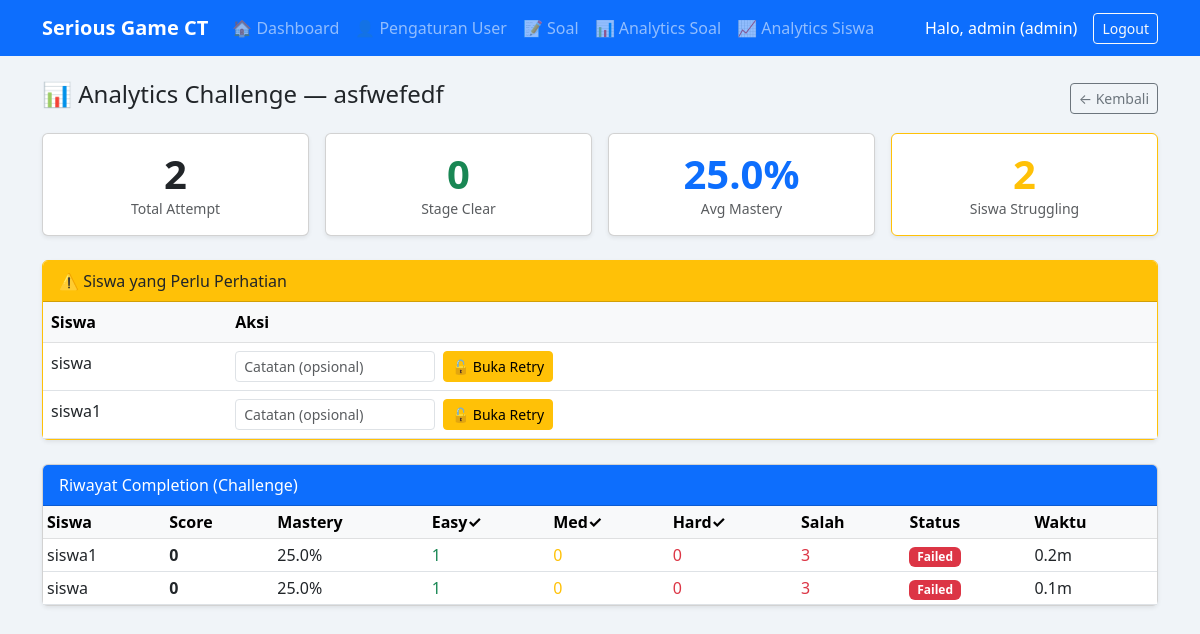
The app's page /guru/analytics/2 (signed in), older data.
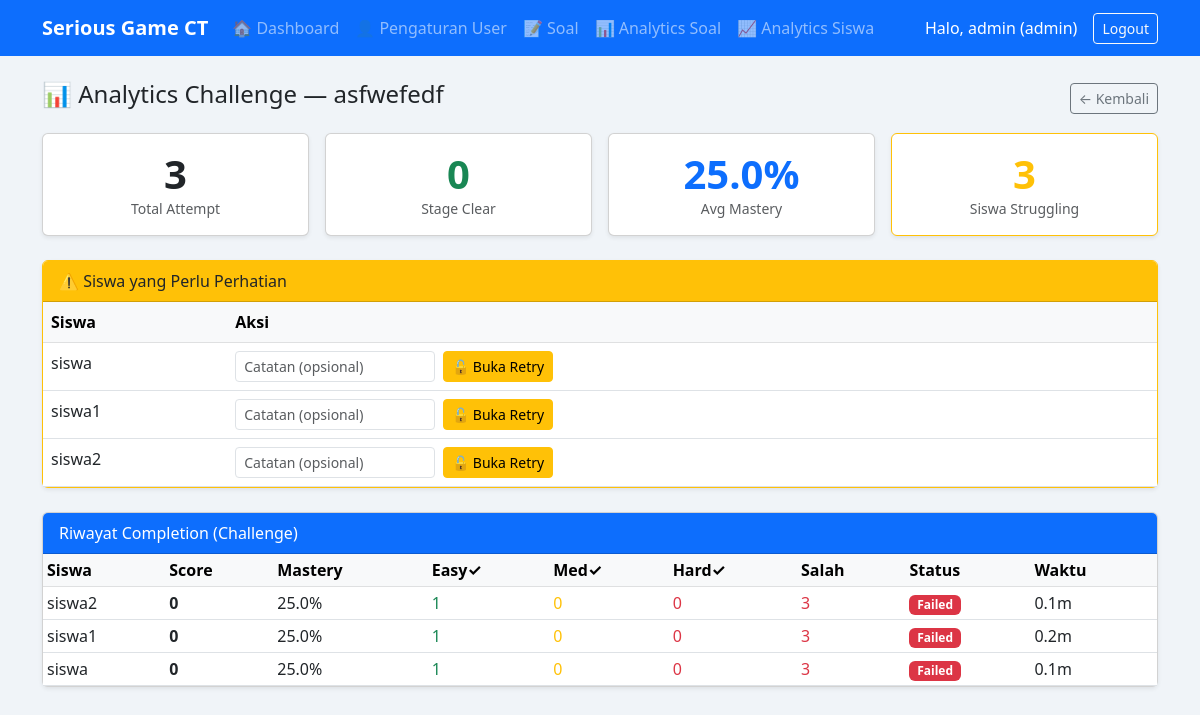
The same page, newer data.
### app/models.py (models this page shows)
class User(db.Model, UserMixin):
    __tablename__ = 'users'
    id           = db.Column(db.Integer, primary_key=True)
    username     = db.Column(db.String(80), unique=True, nullable=False)
    password     = db.Column(db.String(200), nullable=False)
    role         = db.Column(db.Enum(RoleEnum), nullable=False, default=RoleEnum.siswa)
    total_points = db.Column(db.Integer, default=0)

class StageCompletion(db.Model):
    __tablename__ = 'stage_completions'
    id                  = db.Column(db.String(36), primary_key=True, default=_uuid)
    session_id          = db.Column(db.String(36), db.ForeignKey('game_sessions.id'), nullable=False)
    user_id             = db.Column(db.Integer, db.ForeignKey('users.id'), nullable=False)
    stage_id            = db.Column(db.Integer, db.ForeignKey('stages.id'), nullable=False)
    modul_id            = db.Column(db.Integer, db.ForeignKey('moduls.id'), nullable=False)
    mode                = db.Column(db.String(10), nullable=False)
    attempt_number      = db.Column(db.Integer, nullable=False)
    total_answered      = db.Column(db.Integer, nullable=False, default=0)
    correct_easy        = db.Column(db.Integer, nullable=False, default=0)
    correct_medium      = db.Column(db.Integer, nullable=False, default=0)
    correct_hard        = db.Column(db.Integer, nullable=False, default=0)
    wrong_count         = db.Column(db.Integer, nullable=False, default=0)
    accuracy            = db.Column(db.Float, nullable=False, default=0.0)
    mastery_percentage  = db.Column(db.Float, nullable=False, default=0.0)
    final_level_reached = db.Column(db.String(10), nullable=True)
    is_cleared          = db.Column(db.Boolean, nullable=False, default=False)
    nyawa_remaining     = db.Column(db.Integer, nullable=False, default=0)
    total_time_seconds  = db.Column(db.Float, nullable=False, default=0.0)
    score               = db.Column(db.Integer, nullable=False, default=0)
    progression_path    = db.Column(db.Text, default='[]')
    completed_at        = db.Column(db.DateTime, nullable=False, server_default=db.func.now())
    __table_args__ = (db.Index('ix_completion_user_stage_mode', 'user_id', 'stage_id', 'mode'),)
    user  = db.relationship('User',  foreign_keys=[user_id],  lazy=True)
    stage = db.relationship('Stage', foreign_keys=[stage_id], lazy=True)

### app/routes/guru.py (the view)
@guru_bp.route('/analytics/<int:stage_id>')
@login_required
@role_required('guru', 'admin')
def stage_analytics(stage_id):
    stage = Stage.query.get_or_404(stage_id)
    completions = StageCompletion.query.filter_by(
        stage_id=stage_id, mode=MODE_CHALLENGE
    ).order_by(StageCompletion.completed_at.desc()).all()
    from sqlalchemy import func
    q_stats = db.session.query(
        AttemptLog.question_id,
        func.count(AttemptLog.id).label('total'),
        func.sum(AttemptLog.is_correct.cast(db.Integer)).label('correct'),
        AttemptLog.wrong_option_selected
    ).filter_by(stage_id=stage_id, mode=MODE_CHALLENGE)\
     .group_by(AttemptLog.question_id).all()
    struggling = db.session.query(User).join(
        StageCompletion, StageCompletion.user_id == User.id
    ).filter(
        StageCompletion.stage_id == stage_id,
        StageCompletion.mode == MODE_CHALLENGE,
        StageCompletion.is_cleared == False
    ).distinct().all()
    unlocks = ChallengeUnlock.query.filter_by(stage_id=stage_id).all()
    return render_template('guru/analytics.html',
        stage=stage, completions=completions, q_stats=q_stats,
        struggling=struggling, unlocks=unlocks)

### app/models.py (called while the page is built)
@login_manager.user_loader
def load_user(user_id):
    return User.query.get(int(user_id))

### app/utils.py (called while the page is built)
def role_required(*roles):
    def decorator(f):
        @wraps(f)
        def decorated_function(*args, **kwargs):
            if not current_user.is_authenticated:
                if request.is_json:
                    return jsonify({'error': 'Unauthorized'}), 401
                abort(401)
            if current_user.role.value not in roles:
                if request.is_json:
                    return jsonify({'error': 'Forbidden'}), 403
                abort(403)
            return f(*args, **kwargs)
        return decorated_function
    return decorator

### templates/guru/analytics.html (shortened to what this page needs)
{% extends 'base.html' %}
{% block content %}
<div class="d-flex justify-content-between align-items-center mb-3">
  <h4>📊 Analytics Challenge — {{ stage.title }}</h4>
  <a href="{{ url_for('guru.dashboard') }}" class="btn btn-outline-secondary btn-sm">← Kembali</a>
</div>
<div class="row g-3 mb-4">
  <div class="col-md-3">
    <div class="card text-center shadow-sm">
      <div class="card-body">
        <div class="display-6 fw-bold">{{ completions|length }}</div>
        <div class="text-muted small">Total Attempt</div>
      </div>
    </div>
  </div>
  <div class="col-md-3">
    <div class="card text-center shadow-sm">
      <div class="card-body">
        <div class="display-6 fw-bold text-success">{{ completions|selectattr('is_cleared')|list|length }}</div>
        <div class="text-muted small">Stage Clear</div>
      </div>
    </div>
  </div>
  <div class="col-md-3">
    <div class="card text-center shadow-sm">
      <div class="card-body">
        {% set avg_mastery = (completions|map(attribute='mastery_percentage')|list|sum / completions|length)|round(1) if completions else 0 %}
        <div class="display-6 fw-bold text-primary">{{ avg_mastery }}%</div>
        <div class="text-muted small">Avg Mastery</div>
      </div>
    </div>
  </div>
  <div class="col-md-3">
    <div class="card text-center shadow-sm border-warning">
      <div class="card-body">
        <div class="display-6 fw-bold text-warning">{{ struggling|length }}</div>
        <div class="text-muted small">Siswa Struggling</div>
      </div>
    </div>
  </div>
</div>
{% if struggling %}
<div class="card mb-4 shadow-sm border-warning">
  <div class="card-header bg-warning text-dark">⚠️ Siswa yang Perlu Perhatian</div>
  <div class="card-body p-0">
    <table class="table table-hover mb-0">
      <thead class="table-light">
        <tr><th>Siswa</th><th>Aksi</th></tr>
      </thead>
      <tbody>
      {% for s in struggling %}
      <tr>
        <td>{{ s.username }}</td>
        <td>
          <form method="POST" action="{{ url_for('guru.unlock_challenge') }}" class="d-flex gap-2">
            <input type="text" class="form-control form-control-sm" name="note"
                   placeholder="Catatan (opsional)" style="max-width:200px">
            <button class="btn btn-sm btn-warning">🔓 Buka Retry</button>
          </form>
        </td>
      </tr>
      {% endfor %}
      </tbody>
    </table>
  </div>
</div>
{% endif %}
<div class="card mb-4 shadow-sm">
  <div class="card-header bg-primary text-white">Riwayat Completion (Challenge)</div>
  <div class="card-body p-0">
    <table class="table table-sm table-hover mb-0">
      <thead class="table-light">
        <tr><th>Siswa</th><th>Score</th><th>Mastery</th><th>Easy✓</th><th>Med✓</th><th>Hard✓</th><th>Salah</th><th>Status</th><th>Waktu</th></tr>
      </thead>
      <tbody>
      {% for c in completions %}
      <tr>
        <td>{{ c.user.username if c.user else '-' }}</td>
        <td class="fw-bold">{{ c.score }}</td>
        <td>{{ c.mastery_percentage }}%</td>
        <td class="text-success">{{ c.correct_easy }}</td>
        <td class="text-warning">{{ c.correct_medium }}</td>
        <td class="text-danger">{{ c.correct_hard }}</td>
        <td class="text-danger">{{ c.wrong_count }}</td>
        <td>
          <span class="badge {{ 'bg-success' if c.is_cleared else 'bg-danger' }}">
            {{ 'Clear' if c.is_cleared else 'Failed' }}
          </span>
        </td>
        <td>{{ (c.total_time_seconds/60)|round(1) }}m</td>
      </tr>
      {% else %}
      <tr><td colspan="9" class="text-center text-muted">Belum ada data.</td></tr>
      {% endfor %}
      </tbody>
    </table>
  </div>
</div>
{% endblock %}

Row changes from the older to the newer data that the page shows:
added User: username "siswa2"
added StageCompletion: user "siswa2", score "0", mastery_percentage "25.0", correct_easy "1", correct_medium "0", correct_hard "0", wrong_count "3", is_cleared "Failed", (c.total_time_seconds/60)|round(1) "0.1"
Text that changed along with them:
{{ completions|length }}: "2" → "3"
{{ struggling|length }}: "2" → "3"
